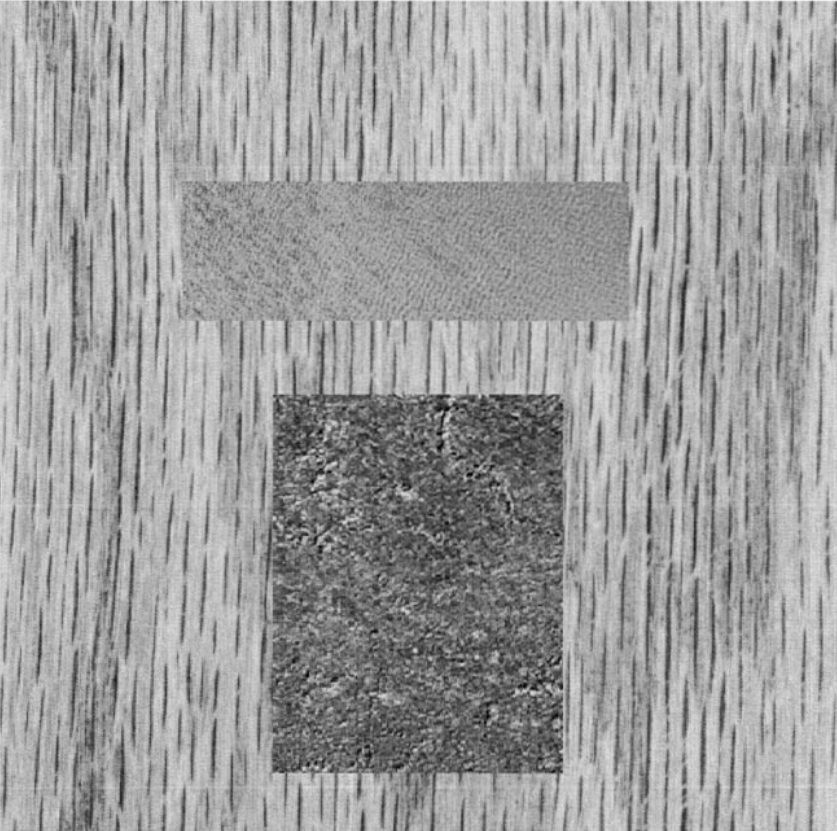
#> input picture resources/test_img.bmp, 837 x 831 px
$ python nmc_labeling.py
#> lines starting #> are read from the running program, lines starting #| are printed output that depends on the picture
#> further down, img is the input picture: PIL image 837x831 RGB; min 0, max 246, mean 158.2
### utilities.py
import numpy as np

def format_image(x, n_classes):
    return (x * (255 // (n_classes - 1))).astype(np.uint8)

# Since we are picking the argmax, this works for both probabilities and log-likelihoods
# [4 lines left out: function label_image_from_probabilities, not called in this run]

### nmc_labeling.py
import numpy as np

from PIL import Image
from matplotlib import pyplot as plt

from utilities import format_image


def compute_centroids(X, labels, n_classes):
    centroids = []
    for k in range(0, n_classes):
        members = X[labels == k]
        if len(members) > 0:
            centroids.append(members.mean(axis=0))
        else:
            # reinit if a cluster is empty
            centroids.append(X[np.random.randint(0, X.shape[0])])
    return np.vstack(centroids)

def nmc(X, n_iter, n_classes, return_type='img'):
#> called with n_iter = 20, n_classes = 10, return_type = 'img'
    channels = X.shape[-1] if len(X.shape) > 2 else 1
#> channels = 3
    x = X.reshape(-1, channels)
    labels = np.random.randint(0, high=n_classes, size=x.shape[0])
    for i in range(n_iter):
        centroids = compute_centroids(x, labels, n_classes)
        dists = np.linalg.norm(x[:, None, :] - centroids[None, :, :], axis=2)
        labels = np.argmin(dists, axis=1)

    segmented_img = labels.reshape(X.shape[:2]) # We rebuild a single channel
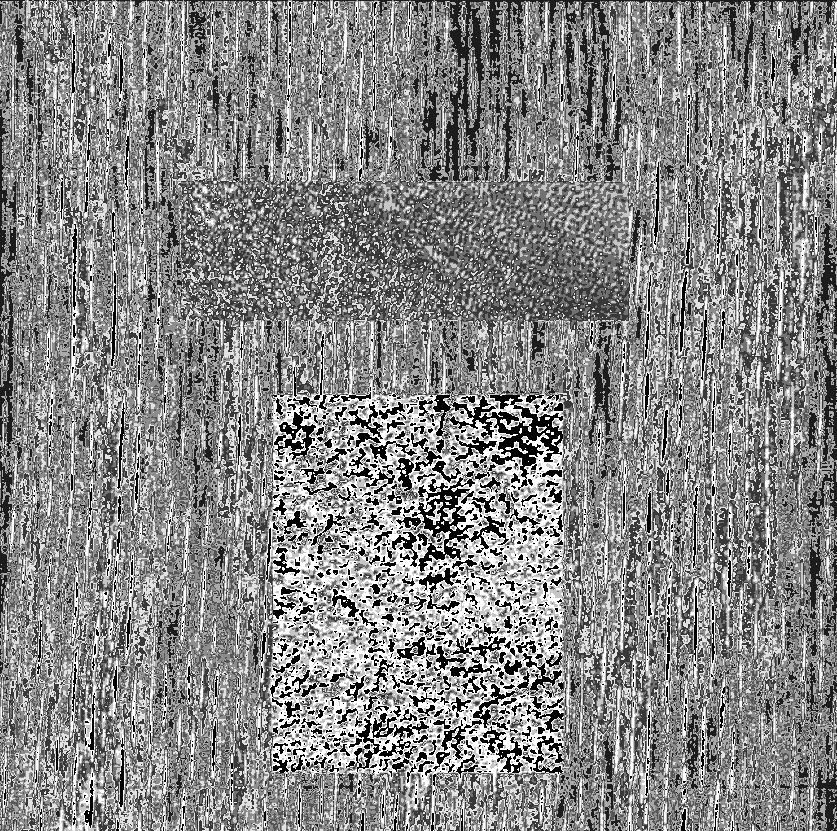
#> segmented_img: shape (831, 837) int64; min 0, max 9, mean 4.76; drawn with min black and max white
    if return_type == 'img':
        segmented_img = format_image(segmented_img, n_classes)
    return segmented_img

if __name__ == "__main__":
    image_path = 'resources/test_img.bmp'
    img = Image.open(image_path)
    X = np.array(img)
    segmented_img = nmc(X, n_iter=20, n_classes=10)
    Y = Image.fromarray(segmented_img)

    Y.show()
